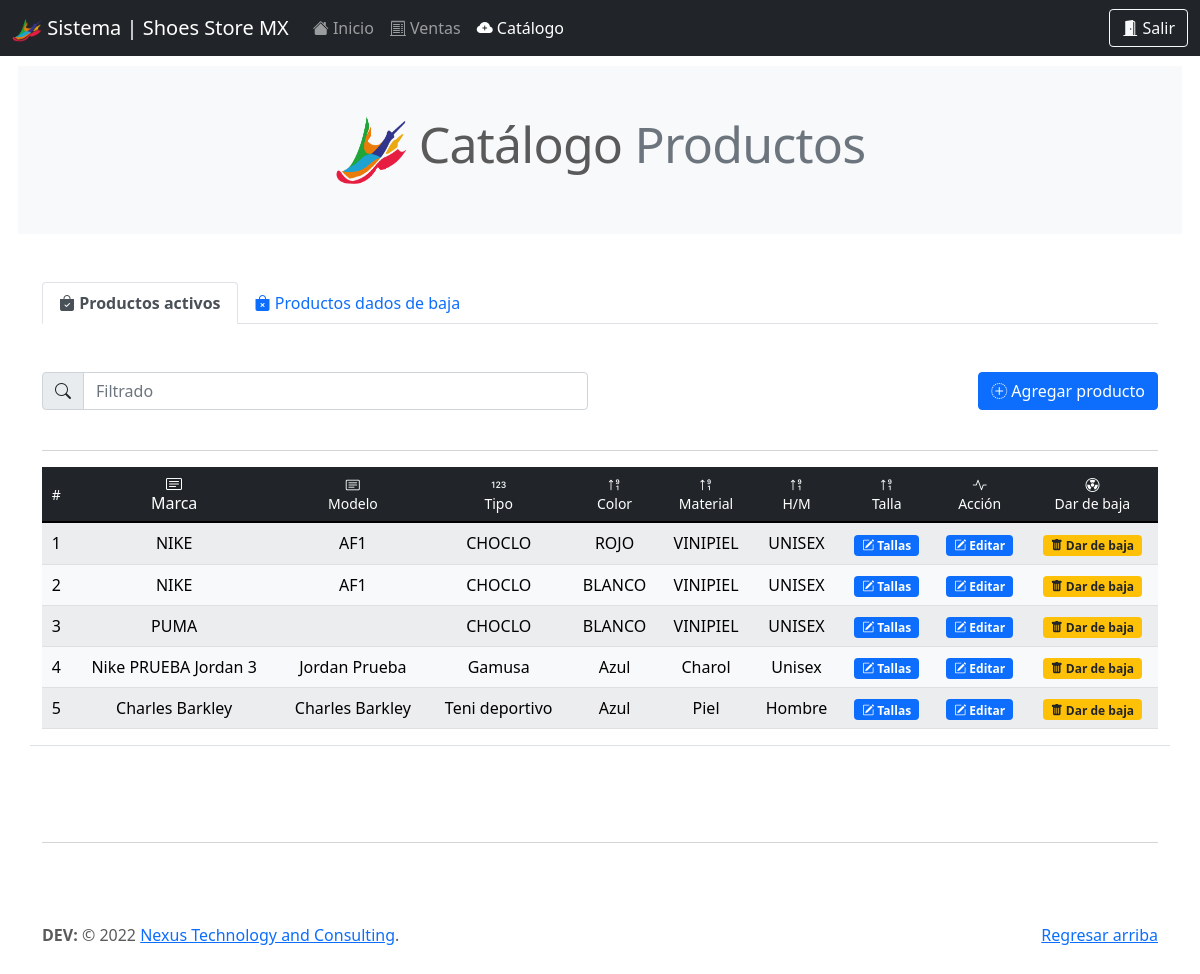
Page /be_/catalogo.php (signed in) on the earlier database version.
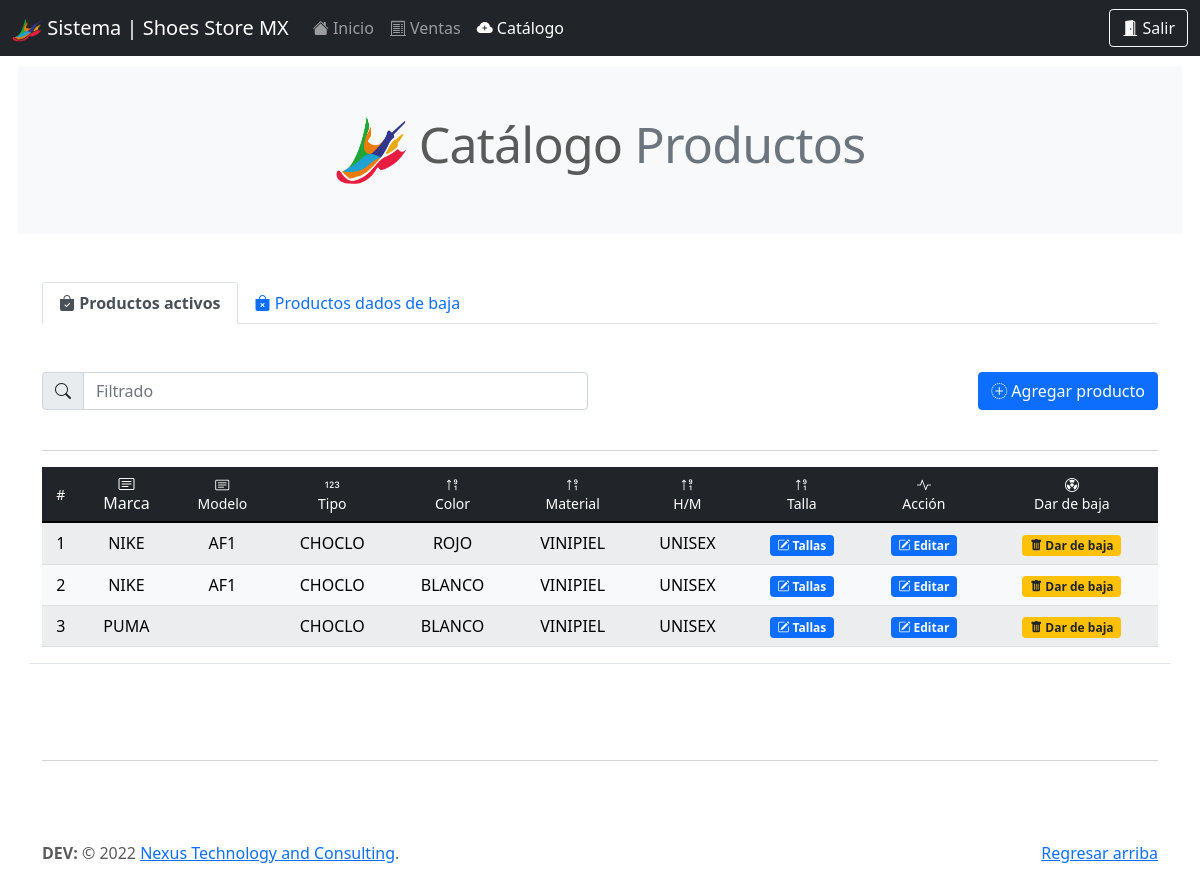
Same page on the later database version.
### tables this page shows
CREATE TABLE `tenis` (
  `id` int(11) NOT NULL,
  `clasificacion` varchar(20) NOT NULL,
  `tamanio` varchar(20) NOT NULL,
  `marca` varchar(300) NOT NULL,
  `modelo` varchar(200) DEFAULT NULL,
  `tipo` varchar(50) NOT NULL,
  `color` varchar(50) NOT NULL,
  `color2` varchar(20) DEFAULT NULL,
  `color3` varchar(20) DEFAULT NULL,
  `color4` varchar(20) DEFAULT NULL,
  `color5` varchar(20) DEFAULT NULL,
  `formas` varchar(50) DEFAULT NULL,
  `material` varchar(50) NOT NULL,
  `hombre_mujer` varchar(20) NOT NULL,
  `talla` int(11) DEFAULT NULL,
  `img` varchar(300) NOT NULL,
  `precio_general` int(11) DEFAULT NULL,
  `precio_prov` int(11) DEFAULT NULL,
  `estatus` int(11) NOT NULL
);

### query/query_catalogo_backend.php (called while the page is built)
<?php
include('qconn/qc.php');
    $sqlCatalogo = "SELECT * FROM tenis WHERE estatus = 1";
    $sqlResultCatalgo = $conn->query($sqlCatalogo);
?>

### be_/catalogo.php (the view, shortened to what this page needs)
<!doctype html>
<html lang="en">
  <head>
    <link rel="stylesheet" href="https://cdn.jsdelivr.net/npm/bootstrap-icons@1.7.2/font/bootstrap-icons.css">
    <link href="../assets/dist/css/bootstrap.min.css" rel="stylesheet">
    <link href="../carousel.css" rel="stylesheet">
  </head>
  <body>
<header>
<nav class="navbar navbar-expand-md navbar-dark fixed-top bg-dark">
    <div class="container-fluid">
    <a class="navbar-brand" href="#"><img src="../assets/brand/img/logo_store_shoes_sin_fondo.png" alt="" width="30" height="24"> Sistema | Shoes Store MX</a>
      <div class="collapse navbar-collapse" id="navbarCollapse">
        <ul class="navbar-nav me-auto mb-2 mb-md-0">
          <li class="nav-item">
           <a class="nav-link" aria-current="page" href="dashboard.php"><i class="bi bi-house-fill"></i> Inicio</a>
          </li>
          <li class="nav-item">
            <a class="nav-link" href="venta_gral.php"><i class="bi bi-receipt-cutoff"></i> Ventas</a>
          </li>
          <li class="nav-item">
            <a class="nav-link active" href="catalogo.php"><i class="bi bi-cloud-plus-fill"></i> Catálogo</a>
          </li>
        </ul>
        <form class="d-flex">
          <a href="prcd/sort.php" class="btn btn-outline-light" type="submit"><i class="bi bi-door-open-fill"></i> Salir</a>
        </form>
      </div>
    </div>
  </nav>
</header>
<main>
<h2 class="mb-5 bg-light p-5 text-center featurette-heading" style="margin:18px;"><img src="../assets/brand/img/logo_store_shoes_sin_fondo.png" alt="" width="72" height="72"> Catálogo <span class="text-muted">Productos</span></h2>
  <div class="container">
    <ul class="nav nav-tabs">
      <li class="nav-item">
        <a class="nav-link active" aria-current="page" href="#"><i class="bi bi-bag-check-fill"></i> <strong>Productos activos</strong></a>
      </li>
      <li class="nav-item">
        <a class="nav-link" href="catalogo_baja.php"><i class="bi bi-bag-x-fill"></i> Productos dados de baja</a>
      </li>
    </ul>
  </div>
<?php include('../query/query_catalogo_backend.php'); ?>
  <div class="container marketing mt-5 border-bottom">
  <div class="row">
    <div class="col">
        <div class="input-group mb-4 w-100">
            <span class="input-group-text" id="basic-addon1"><i class="bi bi-search"></i></span>
            <input type="text" class="form-control" placeholder="Filtrado" aria-label="Filtrado" aria-describedby="basic-addon1" id="myInput">
        </div>
    </div>
    <div class="col">
        <div class="input-group mb-4 justify-content-end">
            <button class="btn btn-primary" data-bs-toggle="modal" data-bs-target="#agregarProducto"><i class="bi bi-plus-circle-dotted"></i> Agregar producto</button>
        </div>
    </div>
  </div>
  <hr>
    <div class="table-responsive">
    <table class="table  table-light table-striped mb-3 table-hover align-middle">
      <thead class="text-center table-dark align-middle">
        <tr>
        <th scope="col" class="h6"><small>#</small></th>
          <th scope="col" class="h6"><small<i class="bi bi-card-text"></i><br>Marca</small></th>
          <th scope="col" class="h6"><small><i class="bi bi-card-text"></i><br>Modelo</small></th>
          <th scope="col" class="h6"><small><i class="bi bi-123"></i><br>Tipo</small></th>
          <th scope="col" class="h6"><small><i class="bi bi-sort-numeric-up-alt"></i><br>Color</small></th>
          <th scope="col" class="h6"><small><i class="bi bi-sort-numeric-up-alt"></i><br>Material</small></th>
          <th scope="col" class="h6"><small><i class="bi bi-sort-numeric-up-alt"></i><br>H/M</small></th>
          <th scope="col" class="h6"><small><i class="bi bi-sort-numeric-up-alt"></i><br>Talla</small></th>
          <th scope="col" class="h6"><small><i class="bi bi-activity"></i><br>Acción</small></th>
          <th scope="col" class="h6"><small><i class="bi bi-radioactive"></i><br>Dar de baja</small></th>
        </tr>
      </thead>
      <tbody id="myTable">
        <?php
        $x = 0;
          while($row_sql = $sqlResultCatalgo->fetch_assoc()){
            $x++;
            echo'<tr>';
            echo'<td class="text-center">'.$x.'</td>';
            echo'<td class="text-center">'.$row_sql['marca'].'</td>';
            echo'<td class="text-center">'.$row_sql['modelo'].'</td>';
            echo'<td class="text-center">'.$row_sql['tipo'].'</td>';
            echo'<td class="text-center">'.$row_sql['color'].'</td>';
            echo'<td class="text-center">'.$row_sql['material'].'</td>';
            echo'<td class="text-center">'.$row_sql['hombre_mujer'].'</td>';
            echo'<td class="text-center"><a href="tallas.php?talla='.$row_sql['id'].'"><span class="badge bg-primary"><i class="bi bi-pencil-square"></i> Tallas</span></a></td>';
            echo'<td class="text-center"><a href="#" data-bs-toggle="modal" data-bs-target="#exampleModal'.$row_sql['id'].'"><span class="badge bg-primary"><i class="bi bi-pencil-square"></i> Editar</span></a></td>';
            echo'<td class="text-center"><a href="#" data-bs-toggle="modal" data-bs-target="#deleteArticulo'.$row_sql['id'].'"><span class="badge bg-warning text-dark"><i class="bi bi-trash-fill"></i> Dar de baja</span></a></td>';
            echo'</tr>';
                      ?>
                      <?php
          }
        ?>
      </tbody>
    </table>
    </div>
  </div>
  <footer class="footer mt-auto py-3">
    <div class="container">
      <hr class="featurette-divider">
      <p class="float-end"><a href="#">Regresar arriba</a></p>
    <p><strong>DEV:</strong> © 2022 <a href="https://direccioneszac.net/red_deploy/" target="_blank">Nexus Technology and Consulting</a>.</p>
    </div>
  </footer>
</main>
  </body>
</html>

### carousel.css (style rules this page uses)
body { padding-top: 3rem; padding-bottom: 3rem; color: #5a5a5a; }
.featurette-divider { margin: 5rem 0; }
.featurette-heading { font-weight: 300; line-height: 1; letter-spacing: -.05rem; }
@media (min-width: 40em) { .featurette-heading { font-size: 50px; } }
@media (min-width: 62em) { .featurette-heading { margin-top: 7rem; } }

Differences in the rows shown:
removed tenis: marca "Nike PRUEBA Jordan 3", modelo "Jordan Prueba", tipo "Gamusa", color "Azul", material "Charol", hombre_mujer "Unisex"
removed tenis: marca "Charles Barkley", modelo "Charles Barkley", tipo "Teni deportivo", color "Azul", material "Piel", hombre_mujer "Hombre"
